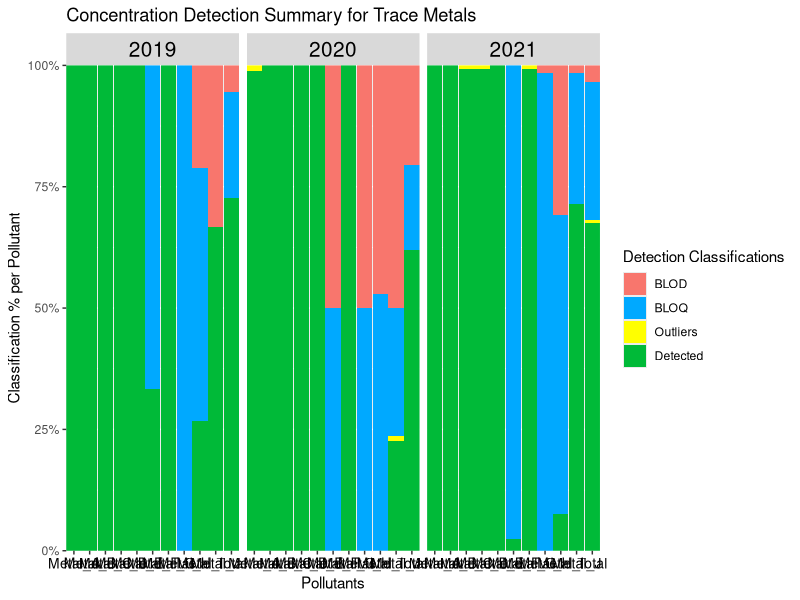
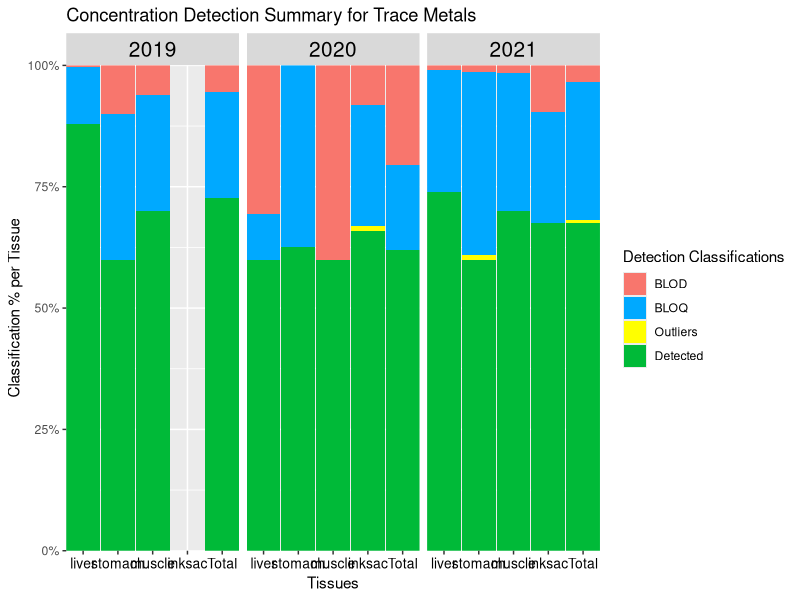
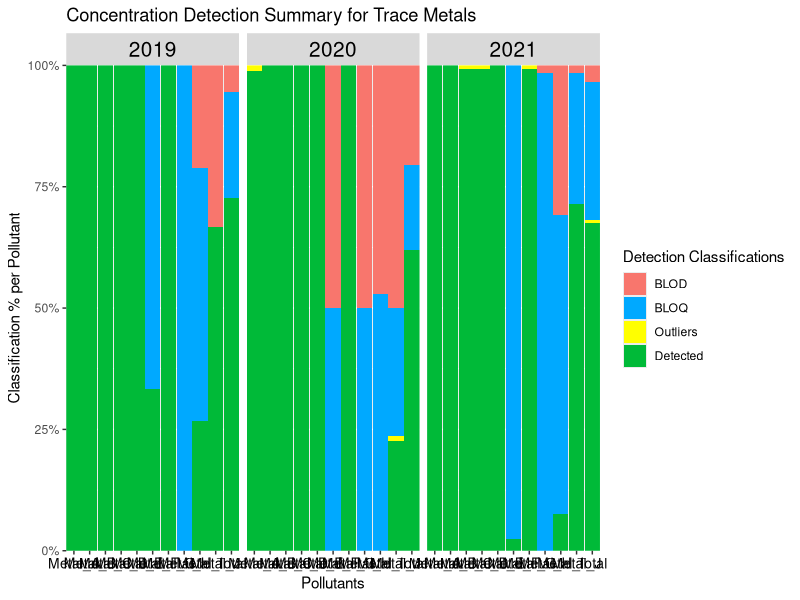
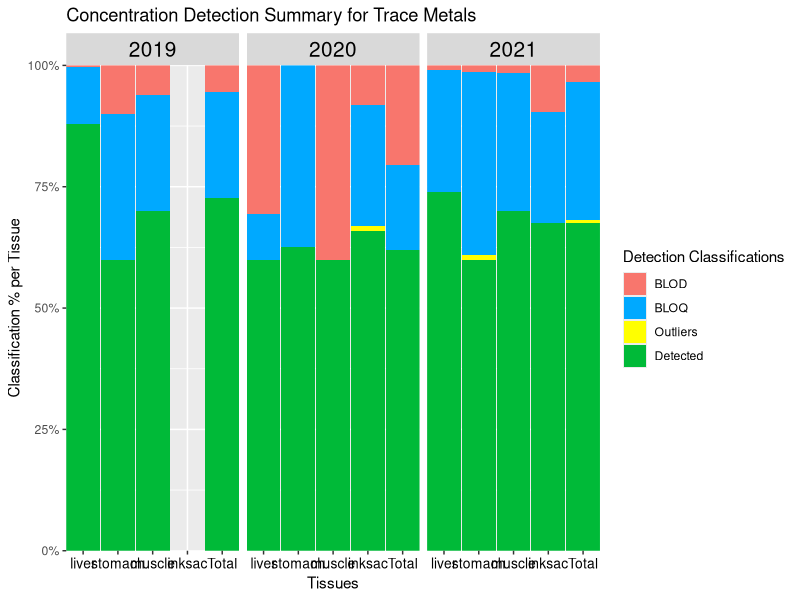

Here is the R script that generated these plots, in order:
#LOADING LIBRARIES----
library(ggplot2)  # For plotting graphs
library(grid) # for creating, modifying, and arranging graphical objects ("grobs") like text, lines, rectangles, and complex layouts.
library(dplyr) # for data manipulation
library(tidyr) # For a collection of R packages used for data manipulation and visualization.
library(stringr) # For String Manipulation
library(tibble) # for modern, user-friendly reimagining of data frames with better printing and subsetting features.
library(openxlsx) # for  reading, writing, and editing Excel files directly from R.



#Data Processor Function before doing analysis
#IT is recommended that the 'Keep_LOQ_values' argument remain as FALSE to remove all values below blank control (BB) or LOQ (BLOQ) to get a more accurate figure for the number of outliers within the dataset for the detection summary otherwise it will also classify values that are BB or BLOQ  as outliers leading to double counting.
process_dataset_for_detection_summary <- function(data, keep_LOQ_values=FALSE) {
  # Check if the dataset is Trace Metals.
  if (grepl("Metal", colnames(data)[16])) {
    
    # Processing for Trace Metals dataset
    data <- data %>%
      relocate(1:15, colnames(data)[16:25]) %>%
      mutate(across(4, ~ paste0(., ".")))  # Add "." to column 4
    
    # FUNCTIONS TO HELP MODIFY ID NUMBERS FOR FURTHER ANALYSIS (HM)
    ID_num_modifier <- function(x){#padding 0 to first two digits
      if (str_detect(substring(x[4],1,2),"\\.") == TRUE){ 
        modified_id=paste('0',substring(x[4],1,))
        modified_id<- gsub(" ", "",  modified_id)
        x[4] <- gsub(substring(x[4],1,), modified_id,  x[4])
      }
      return(x)
    }
    
    
    # Apply the 'ID_num_modifier' function and remove "." from the 'Area' column for data version 1 with numerical values as concentrationentrations
    data1 <- as.data.frame(t(apply(data, MARGIN = 1, ID_num_modifier)))
    data1$ID_num <- gsub("\\.", "", data1$ID_num)
    
    # Apply the 'ID_num_modifier' function and remove "." from the 'Area' column for data version 2 with classification groups (categorical values) representing concentration values
    data2 <- as.data.frame(t(apply(data, MARGIN = 1, ID_num_modifier)))
    data2$ID_num <- gsub("\\.", "", data2$ID_num)
    
    if(keep_LOQ_values == FALSE){
      cat("The LOQ values were replaced with 0.\n")
      # Replace "BLOQ" values with 0 in the relevant columns (16:25)
      data1[, 16:25] <- lapply(data1[, 16:25], gsub, pattern = ".*BLOQ.*", replacement = 0)
      data1[,c(16:25)] <- lapply(data1[,c(16:25)], gsub, pattern = ".*BB.*", replacement = 0)
      data1[,c(16:25)] <- lapply(data1[,c(16:25)], gsub, pattern = "^0$", replacement = 0)
      data1[,c(16:25)]  <- lapply(data1[,c(16:25)] , gsub, pattern = "N/A", replacement = 0)
      
      data2[,c(16:25)] <- lapply(data2[,c(16:25)], gsub, pattern = ".*BLOQ.*", replacement = 'BLOQ')
      data2[,c(16:25)] <- lapply(data2[,c(16:25)], gsub, pattern = ".*BB.*", replacement = 'BLOQ')
      data2[,c(16:25)] <- lapply(data2[,c(16:25)], gsub, pattern = "^0$", replacement = 'BLOD')
      data2[,c(16:25)]  <- lapply(data2[,c(16:25)] , gsub, pattern = "N/A", replacement = 'BLOD')
      data2[,c(16:25)] <- lapply(data2[,c(16:25)], gsub, pattern = "[0-9.]+", replacement = "Detected")
      return(list(dataset_with_numerical_values=data1, dataset_with_categorical_values=data2))
      
    }else{
      # Removing "BLOQ" and "BB" values in the relevant columns (16:25)
      data1[, 16:25] <- lapply(data1[, 16:25], gsub, pattern = " BLOQ", replacement = "")
      data1[,c(16:25)] <- lapply(data1[,c(16:25)], gsub, pattern = " BB", replacement = "")
      data1[,c(16:25)] <- lapply(data1[,c(16:25)], gsub, pattern = "^0$", replacement = 0)
      data1[,c(16:25)]  <- lapply(data1[,c(16:25)] , gsub, pattern = "N/A", replacement = 0)
      
      data2[,c(16:25)] <- lapply(data2[,c(16:25)], gsub, pattern = ".*BLOQ.*", replacement = 'BLOQ')
      data2[,c(16:25)] <- lapply(data2[,c(16:25)], gsub, pattern = ".*BB.*", replacement = 'BLOQ')
      data2[,c(16:25)] <- lapply(data2[,c(16:25)], gsub, pattern = "^0$", replacement = 'BLOD')
      data2[,c(16:25)]  <- lapply(data2[,c(16:25)] , gsub, pattern = "N/A", replacement = 'BLOD')
      data2[,c(16:25)] <- lapply(data2[,c(16:25)], gsub, pattern = "[0-9.]+", replacement = "Detected")
      
      process_with_user_input <- function() {
        # Ask the user if they want to keep LOQ values
        keep_loq <- readline(prompt = "Do you want to keep the original LOQ values? (yes/no): ")
        
        if (tolower(keep_loq) == "yes") {
          cat("You chose to keep LOQ values.\n")
          return("Keep LOQ") # Return a clear message indicating the choice
        } else if (tolower(keep_loq) == "no") {
          multiplier <- NA
          while (is.na(multiplier)) {
            user_input <- readline(prompt = "What number do you want to multiply the LOQ values by? ")
            multiplier <- suppressWarnings(as.numeric(user_input))
            
            if (is.na(multiplier)) {
              cat("Invalid input. Please enter a numeric value.\n")
            }
          }
          
          cat("You chose a multiplier of ", multiplier, ".\n")
          return(multiplier) # Return the chosen multiplier
        } else {
          cat("Invalid input. Please answer with 'yes' or 'no'.\n")
          return(NULL) # Return NULL for invalid input
        }
      }
      
      # To get user input for 
      user_choice <- process_with_user_input()
      
      # Modify "BLOQ" and "BB" values with userinput in the relevant columns (16:25)
      process_data <- function(data, multiplier) {
        # Validate user input
        if (is.na(multiplier)) {
          stop("Invalid multiplier. Please enter a numeric value.")
        }
        
        data1[, 16:25] <- lapply(16:25, function(index) {
          column <- data[[index]]  # Extract the column
          # Identify which values contain "BLOQ" or "BB"
          bloq_bb_mask <- grepl(" BLOQ| BB", column)
          # Remove "BLOQ" and "BB" text and convert to numeric
          cleaned_column <- suppressWarnings(as.numeric(gsub(" BLOQ| BB", "", column)))
          
          # Multiply only the masked values by the multiplier
          if (is.numeric(multiplier)) {
            cleaned_column[bloq_bb_mask] <- cleaned_column[bloq_bb_mask] * multiplier
          }
          
          # Return the updated column
          return(cleaned_column)
        })
        
        # Return the updated dataset
        return(list(dataset_with_numerical_values=data1, dataset_with_categorical_values=data2))
      }
      data1 <-process_data(data, user_choice)
      #return(list(dataset_with_numerical_values=data1, dataset_with_categorical_values=data2))
    }
    
  } else {
    # Processing for Organic Compounds dataset
    data <- data %>%
      relocate(Area, .after = ID_num) %>%
      mutate(across(4, ~ paste0(., ".")))  # Add "." to column 4
    
    # Convert column 6 to lowercase
    data[, 6] <- tolower(data[, 6])
    
    
    # FUNCTIONS TO HELP MODIFY ID NUMBERS FOR FURTHER ANALYSIS (HM)
    ID_num_modifier <- function(x){#padding 0 to first two digits
      if (str_detect(substring(x[4],1,2),"\\.") == TRUE){ 
        sk=paste('0',substring(x[4],1,))
        sk<- gsub(" ", "",  sk)
        x[4] <- gsub(substring(x[4],1,), sk,  x[4])
      }
      return(x)
    }
    
    # Apply the 'ID_num_modifier' function and remove "." from the 'Area' column for data version 1 with numerical values as concentrations
    data1 <- as.data.frame(t(apply(data, MARGIN = 1, ID_num_modifier)))
    data1$ID_num <- gsub("\\.", "", data1$ID_num)
    
    # Apply the 'ID_num_modifier' function and remove "." from the 'Area' column for data version 2 with classification groups representing concentration values
    data2 <- as.data.frame(t(apply(data, MARGIN = 1, ID_num_modifier)))
    data2$ID_num <- gsub("\\.", "", data2$ID_num)
    
    if(keep_LOQ_values == FALSE){
      cat("The LOQ values were replaced with 0.\n")
      # Replace "BLOQ", "N/A", and "0" values with 0 in the relevant columns (16:19)
      data1[, 16:19] <- lapply(data1[, 16:19], gsub, pattern = ".*BLOQ.*", replacement = 0)
      data1[, 16:19] <- lapply(data1[, 16:19], gsub, pattern = "N/A", replacement = 0)
      data1[, 16:19] <- lapply(data1[, 16:19], gsub, pattern = "^0$", replacement = 0)
      
      data2[,c(16:19)] <- lapply(data2[,c(16:19)], gsub, pattern = ".*BLOQ.*", replacement = 'BLOQ')
      data2[,c(16:19)] <- lapply(data2[,c(16:19)], gsub, pattern = "^0$", replacement = 'BLOD')
      data2[,c(16:19)]  <- lapply(data2[,c(16:19)] , gsub, pattern = "N/A", replacement = 'BLOD')
      data2[,c(16:19)] <- lapply(data2[,c(16:19)], gsub, pattern = "[0-9.]+", replacement = "Detected")
      
      return(list(dataset_with_numerical_values=data1, dataset_with_categorical_values=data2))
      
    }else{
      # Removing "BLOQ" and  values in the relevant columns (16:19)
      data1[, 16:19] <- lapply(data1[, 16:19], gsub, pattern = " BLOQ", replacement = "")
      data1[, 16:19] <- lapply(data1[, 16:19], gsub, pattern = "N/A", replacement = 0)
      data1[, 16:19] <- lapply(data1[, 16:19], gsub, pattern = "^0$", replacement = 0)
      
      data2[,c(16:19)] <- lapply(data2[,c(16:19)], gsub, pattern = ".*BLOQ.*", replacement = 'BLOQ')
      data2[,c(16:19)] <- lapply(data2[,c(16:19)], gsub, pattern = "^0$", replacement = 'BLOD')
      data2[,c(16:19)]  <- lapply(data2[,c(16:19)] , gsub, pattern = "N/A", replacement = 'BLOD')
      data2[,c(16:19)] <- lapply(data2[,c(16:19)], gsub, pattern = "[0-9.]+", replacement = "Detected")
      
      process_with_user_input <- function() {
        # Ask the user if they want to keep LOQ values
        keep_loq <- readline(prompt = "Do you want to keep LOQ values? (yes/no): ")
        
        if (tolower(keep_loq) == "yes") {
          cat("You chose to keep LOQ values.\n")
          return("Keep LOQ") # Return a clear message indicating the choice
        } else if (tolower(keep_loq) == "no") {
          multiplier <- NA
          
          while (is.na(multiplier)) {
            user_input <- readline(prompt = "What number do you want to multiply the LOQ values by? ")
            multiplier <- suppressWarnings(as.numeric(user_input))
            
            if (is.na(multiplier)) {
              cat("Invalid input. Please enter a numeric value.\n")
            }
          }
          
          cat("You chose a multiplier of ", multiplier, ".\n")
          return(multiplier) # Return the chosen multiplier
        } else {
          cat("Invalid input. Please answer with 'yes' or 'no'.\n")
          return(NULL) # Return NULL for invalid input
        }
      }
      
      # To get user input for 
      user_choice <- process_with_user_input()
      
      # Modify "BLOQ" and "BB" values with userinput in the relevant columns (16:25)
      process_data <- function(data, multiplier) {
        # Validate user input
        if (is.na(multiplier)) {
          stop("Invalid multiplier. Please enter a numeric value.")
        }
        data1[, 16:19] <- lapply(16:19, function(index) {
          column <- data[[index]]  # Extract the column
          # Identify which values contain "BLOQ" or "BB"
          bloq_bb_mask <- grepl(" BLOQ| BB", column)
          # Remove "BLOQ" and "BB" text and convert to numeric
          cleaned_column <- suppressWarnings(as.numeric(gsub(" BLOQ| BB", "", column)))
          
          # Multiply only the masked values by the multiplier
          if (is.numeric(multiplier)) {
            cleaned_column[bloq_bb_mask] <- cleaned_column[bloq_bb_mask] * multiplier
          }
          
          # Return the updated column
          return(cleaned_column)
        })
        # Return the updated dataset
        return(list(dataset_with_numerical_values=data1, dataset_with_categorical_values=data2))
      }
      data1 <-process_data(data, user_choice)
      #return(list(dataset_with_numerical_values=data1, dataset_with_categorical_values=data2))
    }
  }
}


# Data Processing for Trace Metals dataset
tracemetals_data <- read.csv("Squid_Concentration_Analysis/1-Data_Preprocessing/Final_Results_For_Analysis/Final_TMresults_mgkg.csv", header = TRUE)
datasets_for_trace_metals <- process_dataset_for_detection_summary(tracemetals_data, keep_LOQ_values = FALSE) 


# Data Processing for Organic Compounds dataset
organiccompounds_data <- read.csv("Squid_Concentration_Analysis/1-Data_Preprocessing/Final_Results_For_Analysis/Final_OCresults_mgkg.csv", header = TRUE)
datasets_for_organic_compounds <- process_dataset_for_detection_summary(organiccompounds_data, keep_LOQ_values = FALSE)




#HELPER FUNCTIONS FOR PROCESSING DATA

#This helper function iterates through the dataset_for_numerical_values_per_tissue by row in the concentration column. If the concentration is three times the mean of the other concentrations within that dataset then it is flagged as an outlier. It also counts the number of outliers for each tissue in each year. 
#x=dataset_for_numerical_values_per_tissue which has already been subsetted per pollutant 
#y=input_dataset_numerical_values which is the initial dataset loaded before being subsetted.
outliercheck <- function(x, y){
  if (grepl("Metal", colnames(y)[16])) {
    column_range <- 16:25
    z<-y
  }else{
    column_range <- 16:19
    z<-y
  }
  
  #preparing empty lists to store results
  list0 <- list()
  list0names <- c()
  count_outliers<- c()
  
  #For loop iterates over dataset_for_numerical_values_per_tissue to find outlier based on compliance check. It iterates over each value within that dataset and if the value is three times the mean of the other values within that dataset then it is flagged as an outlier.
  for (row in 1:nrow(x)){
    if((as.numeric(x[row,'concentration']))>(3*mean(as.numeric(x[-row,'concentration'])))){
      count_outliers <- append(count_outliers, 1)
      x[row,'outlier'] <- 'yes'
    }else{
      count_outliers <- append(count_outliers, 0)
      x[row,'outlier'] <- 'no'
    }
  }
  
  #This dataset gives the  number of outliers for each tissue per pollutant and labelled as outlier count.
  final_count_outliers <- sum(count_outliers)
  list0<-append(list(final_count_outliers),list0, 0)
  name0 <- paste("summarized_categorical_values_1", sep = "")
  list0names <- append(list0names,name0)
  
  #This dataset tells you which value within the subsetted dataset is considered an outlier based on the rules set.
  list0<-append(list(x),list0, 0)
  name0 <- paste("outlier_detection_dataset1", sep = "")
  list0names <- append(list0names,name0)
  
  
  #NEED TO RECHECK THIS BECAUSE I MIGHT NOT NEED IT
  list0<-append(list(z),list0, 0)
  name0 <- paste("partial_input_dataset", sep = "")
  list0names <- append(list0names,name0)
  
  #Returning list to be further processsed
  return(outlier_dataset_list=list0)
}


#This helper function iterates uses the data_list input and subsets both the numerical and categoral datasets per year, pollutant and tissue for detailed processing of data distribution which includes summarizing the data per year, tissue and pollutant to find out which and how many of the concentration values using the classification categories (detected, below limit of quantification (BLOQ) and below limit of detection (BLOD) and Below blank control (BB)). In addition it uses the outliercheck function to detect and summarize the number of outliers in each subsetted dataset and returns summarized dataframes showing the detected outlier values and final datasets where the outliers are removed or not based on the users preference. It also returns the summarized categorical dataset showing the number of values for each category per year, pollutant and tissue.
summarizing_and_subsetting_datasets <- function (x, y, classification_categories, status_levels, column_range){
  
  
  #LOADING INPUT DATASETS
  #Loading datasets from lists to be subsetted later for data distribution processing
  Subset_of_dataset_with_numerical_values <- x[,c(column_range,1,3,6)]
  Subset_of_dataset_with_categorical_values <- y[,c(column_range,1,3,6)]
  
  
  
  input_dataset_numerical_values<-x #saving the dataset_with_numerical_values as the input dataset for outliercheck and fiinal_dataset creation
  #print(input_dataset_numerical_values)
  
  #loading classification categories
  {if(!is.na(classification_categories[1]))category1<-(classification_categories[1])}
  {if(!is.na(classification_categories[2]))category2<-(classification_categories[2])}
  {if(!is.na(classification_categories[3]))category3<-(classification_categories[3])}
  
  
  #HOUSEKEEPING BEFORE PROCESSING
  #Getting column names from datasets
  column_names <- colnames(input_dataset_numerical_values)[column_range]
  
  
  
  #arranging tissues into a vector specifically to rank them accoriding to toxicity (from tissue with highest toxicity to lowest)
  tissues <- c('liver', 'stomach', 'muscle', 'inksac')
  
  #Saving years as levels for for loop
  years <- levels(factor(input_dataset_numerical_values[,3]))
  
  #Changing loaded datasets to long format for further processing
  long_dataset_with_categorical_values <- Subset_of_dataset_with_categorical_values %>% pivot_longer(all_of(column_names), names_to = "pollutant", values_to = "status")
  
  long_dataset_with_numerical_values_no_zero <- Subset_of_dataset_with_numerical_values %>% pivot_longer(all_of(column_names), names_to = "pollutant", values_to = "concentration")%>%subset(concentration !=0)
  
  
  #CREATING EMPTY DATAFRAMES
  #Empty dataframe to store the accumulated yearly total for the categorical values to be visualized later
  summarized_categorical_values_full <- data.frame(matrix(ncol=8, nrow = 0), check.names = FALSE)
  colnames(summarized_categorical_values_full)<-c('year', 'pollutant', 'Tissue', 'Total_N', classification_categories, 'Outliers')
  
  #Empty dataset for outlier detection using numerical dataset
  full_dataset_for_outlier_detection_using_numerical_values <- data.frame(matrix(ncol=5, nrow = 0), check.names = FALSE)
  colnames(full_dataset_for_outlier_detection_using_numerical_values)<-c('year','Tissue', 'pollutant', 'concentration', 'outlier')
  
  #Empty dataset for outlier count.
  summarized_categorical_values_1 <- data.frame(matrix(ncol=8, nrow = 0), check.names = FALSE)
  colnames(summarized_categorical_values_1)<-c('year', 'pollutant', 'Tissue', 'Total_N', classification_categories, 'Outliers')
  
  
  #Empty dataset for accumulated input dataset.
  full_input_dataset <- data.frame(matrix(ncol=ncol(input_dataset_numerical_values), nrow = 0), check.names = FALSE)
  colnames(full_input_dataset)<-colnames(input_dataset_numerical_values)
  
  
  
  #SUBSETTING INPUT DATASETS
  for (h in 1:length(years)){ 
    year <- years[h] 
    # This empty dataset was constructed to record the yearly total for the categorical values to be visualized later
    summarized_categorical_values_1 <- data.frame(matrix(ncol=8, nrow = 0), check.names = FALSE)
    colnames(summarized_categorical_values_1)<-c('year', 'pollutant', 'Tissue', 'Total_N', classification_categories, 'Outliers')
    
    #Empty dataframes for accumulated categirical data
    summarized_categorical_values_2_accumulated <- data.frame(matrix(ncol=8, nrow = 0), check.names = FALSE)
    colnames(summarized_categorical_values_2_accumulated)<-c('year', 'pollutant', 'Tissue', 'Total_N', classification_categories, 'Outliers')
    
    
    long_dataset_with_categorical_values_per_year <-as.data.frame(filter(long_dataset_with_categorical_values, Year==year))
    long_dataset_with_numerical_values_per_year<-as.data.frame(filter(long_dataset_with_numerical_values_no_zero, Year==year))
    
    # Used to subset categorical and numerical datasets per pollutant
    for (i in 1:length(column_names)) {
      pollutant_name <- column_names[i] 
      #Empty dataset for outlier detection using numerical dataset
      outlier_detection_using_numerical_values <- data.frame(matrix(ncol=5, nrow = 0), check.names = FALSE)
      colnames(outlier_detection_using_numerical_values) <-c('year','Tissue', 'pollutant', 'concentration', 'outlier')
      
      
      dataset_for_categorical_values_per_pollutant <-as.data.frame(filter(long_dataset_with_categorical_values_per_year, pollutant==pollutant_name))
      dataset_for_numerical_values_per_pollutant <-as.data.frame(filter(long_dataset_with_numerical_values_per_year, pollutant== pollutant_name))
      
      
      # Used to subset categorical and numerical datasets per tissue
      for(j in 1:length(tissues)){ 
        tissue_name <- tissues[j] 
        dataset_for_categorical_values_per_tissue<-as.data.frame(filter(dataset_for_categorical_values_per_pollutant, Tissue==tissue_name))
        dataset_for_numerical_values_per_tissue<-as.data.frame(filter(dataset_for_numerical_values_per_pollutant, Tissue==tissue_name)%>%mutate(outlier=NA))
        
        
        #summarizing dataset based on the count of each classification category with the final column as the sum of the outlier for the detected values using dataset_for_numerical_values_per_tissue   
        summarized_categorical_values_1[1,1] <- year
        summarized_categorical_values_1[1,2] <- pollutant_name
        summarized_categorical_values_1[1,3] <- tissue_name
        summarized_categorical_values_1[1,4] <- nrow(dataset_for_categorical_values_per_tissue)
        summarized_categorical_values_1[1,5] <- sum(str_count(dataset_for_categorical_values_per_tissue$status,category1))
        summarized_categorical_values_1[1,6] <- sum(str_count(dataset_for_categorical_values_per_tissue$status,fixed(category2)))
        summarized_categorical_values_1[1,7] <- sum(str_count(dataset_for_categorical_values_per_tissue$status,category3))
        # This "if function" is mainly used to accommodate datasets after being subsetted for tissue with at least one or no entries. for example; inksac in 2019.
        if(nrow(dataset_for_numerical_values_per_tissue)>1){
          summarized_categorical_values_1[1,8] <- outliercheck(x=dataset_for_numerical_values_per_tissue, y=input_dataset_numerical_values)[[1]]
          outlier_detection_dataset1 <- outliercheck(x=dataset_for_numerical_values_per_tissue, y=input_dataset_numerical_values)[[2]]
          outlier_detection_using_numerical_values <- rbind(outlier_detection_using_numerical_values, outlier_detection_dataset1)
          partial_input_dataset <- outliercheck(x=dataset_for_numerical_values_per_tissue, y=input_dataset_numerical_values)[[3]]
          full_input_dataset <- rbind(full_input_dataset, partial_input_dataset)
        
        }else{ #If the number of rows for dataset_for_numerical_values_per_tissue is less than 1 then we run below code
          summarized_categorical_values_1[1,8] <- 0 #put 0 for last column in summarized_categorical_values_1 dataset
 
          #Reconstruct the dataset_for_numerical_values_per_tissue to record the dearth in data for this tissue.
          dataset_for_numerical_values_per_tissue[ 1,'Year'] <- paste(year)
          dataset_for_numerical_values_per_tissue[ 1,'pollutant'] <- paste(pollutant_name)
          dataset_for_numerical_values_per_tissue[ 1,'Tissue'] <- paste(tissue_name)
          
          #If the dataset_for_numerical_values_per_tissue has atleast 1 row then we just keep the concentration
          if(nrow(dataset_for_numerical_values_per_tissue)==1){
            dataset_for_numerical_values_per_tissue[1,'concentration'] <- paste(dataset_for_numerical_values_per_tissue[,'concentration'])
          }else{ #If the dataset_for_numerical_values_per_tissue has no rows then we put the concentration as 0
            dataset_for_numerical_values_per_tissue[ 1,'concentration'] <- 0 
          }
          #Whether the dataset_for_numerical_values_per_tissue has 1 or no rows then we record in the last column that there are no outliers sinc there will be no other values to compare that one value of no values with.
          dataset_for_numerical_values_per_tissue[ 1,'outlier'] <- 'no'
          
          #Accumulating the dataset_for_numerical_values_per_tissue for a final dataset for all tissues
          outlier_detection_using_numerical_values <- rbind(outlier_detection_using_numerical_values, dataset_for_numerical_values_per_tissue)
          
        }
        #Accumulating the summarized_categorical_values_1 dataset for a final dataset for all tissues
        summarized_categorical_values_2_accumulated <- rbind(summarized_categorical_values_2_accumulated,summarized_categorical_values_1)
        
      } #Tissue
      #Accumulating the outlier_detection_using_numerical_values dataset for a final dataset for all tissues
      
      full_dataset_for_outlier_detection_using_numerical_values <- rbind(full_dataset_for_outlier_detection_using_numerical_values, outlier_detection_using_numerical_values)
      
      
    }# pollutants
    summarized_categorical_values_full <- rbind(summarized_categorical_values_full,summarized_categorical_values_2_accumulated)
    
    summarized_categorical_values_yearly_total <- data.frame(matrix(ncol=8, nrow = 0), check.names = FALSE)
    colnames(summarized_categorical_values_yearly_total)<-c('year', 'pollutant', 'Tissue', 'Total_N',classification_categories, 'Outliers')
    
    #summarizing datasets based on the count of each classification category using the long_dataset_with_categorical_values_per_year for the yearly categorical values 
    summarized_categorical_values_yearly_total[1,1] <- year
    summarized_categorical_values_yearly_total[1,2] <- 'Total'
    summarized_categorical_values_yearly_total[1,3] <- 'Total'
    summarized_categorical_values_yearly_total[1,4] <- nrow(long_dataset_with_categorical_values_per_year) 
    summarized_categorical_values_yearly_total[1,5] <- sum(str_count(long_dataset_with_categorical_values_per_year$status,category1))
    summarized_categorical_values_yearly_total[1,6] <- sum(str_count(long_dataset_with_categorical_values_per_year$status,fixed(category2)))
    summarized_categorical_values_yearly_total[1,7] <- sum(str_count(long_dataset_with_categorical_values_per_year$status,category3))
    summarized_categorical_values_yearly_total[1,8] <- sum(as.numeric(summarized_categorical_values_full$Outliers))
    #Accumulating the summarized_categorical_values_yearly_total for each year into one dataset.
    summarized_categorical_values_full <- rbind(summarized_categorical_values_full, summarized_categorical_values_yearly_total)
  } #years
  summarized_categorical_values_full1 <- summarized_categorical_values_full
  
  for(row in 1:nrow(summarized_categorical_values_full1)) {
    summarized_categorical_values_full1[row,'Detected'] <- summarized_categorical_values_full1[row,'Detected']-summarized_categorical_values_full1[row,'Outliers']
  }
  status_levels<- status_levels
  final_dataset_categorical_values<- summarized_categorical_values_full1 %>% pivot_longer(all_of(status_levels), names_to = "status", values_to = "values")
  
  
  
  final_dataset_for_plotting_by_tissue <- final_dataset_categorical_values %>%group_by(status, Tissue,pollutant, year) %>%mutate(Percentage = (values/Total_N)* 100) #correct (status, Tissue,pollutant, year)
  
  
  final_dataset_for_plotting_by_pollutants <- final_dataset_categorical_values %>%
    filter(!(Tissue == "inksac" & year == 2019)) %>%  # Remove rows with inksacs and 2019
    group_by(status,pollutant, year) %>%
    mutate(Percentage = (values / Total_N) * 100)
  
  final_dataset_for_plotting_by_tissue[is.na(final_dataset_for_plotting_by_tissue) | final_dataset_for_plotting_by_tissue < 0] = 0
  
  final_dataset_for_plotting_by_pollutants[is.na(final_dataset_for_plotting_by_pollutants) | final_dataset_for_plotting_by_pollutants < 0] = 0

  
  print('Below are the final results from summarizing_and_subsetting_datasets function')
  cat("\n")
  print('This dataset is called summarized_categorical_values_full')
  print(head(summarized_categorical_values_full,10))
  cat("\n")
  cat("\n")
  print('This dataset is called outlier_detection_using_numerical_value')
  print(head(outlier_detection_using_numerical_values,10))
  cat("\n")
  cat("\n")
  print('This dataset is called final_dataset_for_plotting_by_tissues')
  print(head(as.data.frame(final_dataset_for_plotting_by_tissue),10))
  cat("\n")
  cat("\n")
  print('This dataset is called final_dataset_for_plotting_by_pollutants')
  print(head(as.data.frame(final_dataset_for_plotting_by_pollutants),10))
  
  return(list (detection_summary_count=summarized_categorical_values_full, full_dataset_for_outlier_detection_using_numerical_values=full_dataset_for_outlier_detection_using_numerical_values,input_dataset_numerical_values=input_dataset_numerical_values, final_dataset_for_plotting_by_tissue=final_dataset_for_plotting_by_tissue, final_dataset_for_plotting_by_pollutants=final_dataset_for_plotting_by_pollutants))
}


#This helper function iterates through the outlier_detection_using_numerical_values dataset by row. If the outlier column says yes then it picks out the pollutant for that row to match it with the column name from the input_dataset_numerical_values. When it matches based on the same ID, Year and Tissues and if the user chooses keep the outliers in the dataset, they can do so or replace the outliers with 0 and return a new dataset.
#x=outlier_detection_using_numerical_values 
#y=input_dataset_numerical_values
final_dataset_numerical_values <- function(data_list, keep_outliers, column_range){
  
  #LOADING DATASETS FOR PROCESSING 
  outlier_detection_using_numerical_values <-data_list$full_dataset_for_outlier_detection_using_numerical_values
  input_dataset_numerical_values <-data_list$input_dataset_numerical_values
  #FOR LOOP USED TO PROCESS FINAL DATASET
  for (value in 1:nrow(outlier_detection_using_numerical_values)){
    if(outlier_detection_using_numerical_values[value,'outlier']=='yes'){
      contaminant <- unique(outlier_detection_using_numerical_values[value,'pollutant'])
      for(column_index in 1:length(column_range)){
        if(colnames(input_dataset_numerical_values)[column_index+15]!= contaminant){
          next
        }else{
          for (row in 1:nrow(input_dataset_numerical_values)){
            if(outlier_detection_using_numerical_values[value,'ID']==input_dataset_numerical_values[row,'ID'] & outlier_detection_using_numerical_values[value,'Year']==input_dataset_numerical_values[row,'Year'] & outlier_detection_using_numerical_values[value,'Tissue']==input_dataset_numerical_values[row,'Tissue']){
              if (keep_outliers == FALSE){
                input_dataset_numerical_values[row,column_index+15] <- 0
                final_dataset_for_numerical_values <- input_dataset_numerical_values
              }else{
                input_dataset_numerical_values[row,column_index+15]<-input_dataset_numerical_values[row,column_index+15]
                final_dataset_for_numerical_values <- input_dataset_numerical_values
                
              }
              
              final_dataset_for_numerical_values <- input_dataset_numerical_values
            }else{ #If the IDs, Year and Tissue are not equal to each other then it goes to the value in the input_dataset_numerical_values until the IDs, Year and Tissue match up with those from the outlier_detection_using_numerical_values
              next
            }
          }
        }
      }
    }else{ #If outlier is not equal to 'yes' then it goes to the next value 
      next
    }
    
  }
  return(final_dataset_for_numerical_values)
}


#This helper function plots the data distribution for visualization purposes.
visualization <- function(data_list1){
  
  #LOADING DATASET FOR PLOTTING
  final_dataset_for_plotting_by_tissue <- data_list1$final_dataset_for_plotting_by_tissue #Loading dataset for plotting distribution by tissues
  
  final_dataset_for_plotting_by_pollutants <- data_list1$final_dataset_for_plotting_by_pollutants #Loading dataset for plotting distribution by pollutants
  
  #Preparing empty lists to store results
  list0 <- list()
  list0names <- c()
  
  #Used to create plots
  if (grepl("Metal", final_dataset_for_plotting_by_pollutants[1,'pollutant'])) {
    status_levels<- c('BLOD','BLOQ','Outliers','Detected')
    Colors <-setNames( c('#F8766D','#00A9FF','yellow','#00BA38'),status_levels)
    pollutant_levels <- c("Metal_A","Metal_B","Metal_C","Metal_D","Metal_E","Metal_F","Metal_G","Metal_H","Metal_I","Metal_J", "Total")
    
    plot_pollutants <-ggplot(final_dataset_for_plotting_by_pollutants, aes(x = factor(pollutant, levels = pollutant_levels), y = Percentage, fill= factor(status, levels = status_levels))) + geom_bar(stat="summary", width=0.97) + scale_fill_manual(values=Colors)+
      coord_cartesian(expand = FALSE)+
      labs(title = paste('Concentration Detection Summary for Trace Metals',sep =" "),
           y = "Classification % per Pollutant", x = "Pollutants", fill= 'Detection Classifications')+
      #scale_fill_manual(values=Colors)+
      scale_y_continuous(labels = function(x) paste0(x, "%"))+
      facet_wrap(vars(year), scales ="free_x", ncol=3, drop = FALSE)+ theme(strip.text = element_text(size = 15, colour = 'black'), axis.text.x = element_text(size = 10, colour = 'black'))
    print(plot_pollutants)
    list0<-append(list(plot_pollutants),list0, 0)
    name0 <- paste("Concentration_Detection_Summary_using_pollutants", sep = "")
    list0names <- append(list0names,name0)
    
    status_levels<- c('BLOD','BLOQ','Outliers','Detected')
    Colors <-setNames( c('#F8766D','#00A9FF','yellow','#00BA38'),status_levels)
    tissue_levels <- c("liver","stomach","muscle","inksac","Total")
    plot_tissues <-ggplot(final_dataset_for_plotting_by_tissue, aes(x = factor(Tissue, levels = tissue_levels), y = Percentage, fill= factor(status, levels = status_levels))) + geom_bar(stat="summary", width=0.97) + scale_fill_manual(values=Colors)+
      coord_cartesian(expand = FALSE)+
      labs(title = paste('Concentration Detection Summary for Trace Metals',sep =" "),
           y = "Classification % per Tissue", x = "Tissues", fill= 'Detection Classifications')+
      #scale_fill_manual(values=Colors)+
      scale_y_continuous(labels = function(x) paste0(x, "%"))+
      facet_wrap(vars(year), scales ="free_x", ncol=3, drop = FALSE)+ theme(strip.text = element_text(size = 15, colour = 'black'), axis.text.x = element_text(size = 10, colour = 'black'))
    print(plot_tissues)
    list0<-append(list(plot_tissues),list0, 0)
    name0 <- paste("Concentration_Detection_Summary_using_tissues", sep = "")
    list0names <- append(list0names,name0)
  }else{
    status_levels<- c('BLOD','BLOQ','Outliers','Detected')
    Colors <-setNames( c('#F8766D','#00A9FF','yellow','#00BA38'),status_levels)
    pollutant_levels <- c("Organic_A","Organic_B","Organic_C","Organic_D","Total")
    
    plot_pollutants <-ggplot(final_dataset_for_plotting_by_pollutants, aes(x = factor(pollutant, levels = pollutant_levels), y = Percentage, fill= factor(status, levels = status_levels))) + geom_bar(stat="summary", width=0.97) + scale_fill_manual(values=Colors)+
      coord_cartesian(expand = FALSE)+
      labs(title = paste('Concentration Detection Summary for Organic Compounds',sep =" "),
           y = "Classification % per Pollutant", x = "Pollutants", fill= 'Detection Classifications')+
      #scale_fill_manual(values=Colors)+
      scale_y_continuous(labels = function(x) paste0(x, "%"))+
      facet_wrap(vars(year), scales ="free_x", ncol=3, drop = FALSE)+ theme(strip.text = element_text(size = 15, colour = 'black'), axis.text.x = element_text(size = 10, colour = 'black'))
    print(plot_pollutants)
    list0<-append(list(plot_pollutants),list0, 0)
    name0 <- paste("Concentration_Detection_Summary_using_pollutants", sep = "")
    list0names <- append(list0names,name0)
    
    status_levels<- c('BLOD','BLOQ','Outliers','Detected')
    Colors <-setNames( c('#F8766D','#00A9FF','yellow','#00BA38'),status_levels)
    tissue_levels <- c("liver","stomach","muscle","inksac","Total")
    plot_tissues <-ggplot(final_dataset_for_plotting_by_tissue, aes(x = factor(Tissue, levels = tissue_levels), y = Percentage, fill= factor(status, levels = status_levels))) + geom_bar(stat="summary", width=0.97) + scale_fill_manual(values=Colors)+
      coord_cartesian(expand = FALSE)+
      labs(title = paste('Concentration Detection Summary for Organic Compounds',sep =" "),
           y = "Classification % per Tissue", x = "Tissues", fill= 'Detection Classifications')+
      #scale_fill_manual(values=Colors)+
      scale_y_continuous(labels = function(x) paste0(x, "%"))+
      facet_wrap(vars(year), scales ="free_x", ncol=3, drop = FALSE)+ theme(strip.text = element_text(size = 15, colour = 'black'), axis.text.x = element_text(size = 10, colour = 'black'))
    print(plot_tissues)
    list0<-append(list(plot_tissues),list0, 0)
    name0 <- paste("Concentration_Detection_Summary_using_tissues", sep = "")
    list0names <- append(list0names,name0)
  }  
  
  names(list0) <- list0names
  return(data_distribution_plots=list0)
}


#This main Function incorporates all the previous functions to help  process the data and create the tables and graphs needed to visualize and interpret the data distribution. The keep_outliers argument is for the final updated dataset. If it is 'FALSE' then it replaces the outliers with 0 in the updated final dataset. If 'TRUE' then it keeps the outliers. 
detection_summary <- function(data_list, keep_outliers){
  
  dataset_with_categorical_values <- data_list$dataset_with_categorical_values
  dataset_with_numerical_values <- data_list$dataset_with_numerical_values
  
  keep_outliers
  
  x <- data_list$dataset_with_categorical_values
  
  if (grepl("Metal", colnames(x)[16])) {
    
    column_range <- 16:25
    
    classification_categories <- c('BLOD',"BLOQ",'Detected')
    
    status_levels <- c('BLOD',"BLOQ", 'Outliers', 'Detected')
    
    data_list1 <- summarizing_and_subsetting_datasets(dataset_with_numerical_values, dataset_with_categorical_values, classification_categories, status_levels, column_range)
    
    new_dataset <- final_dataset_numerical_values(data_list1, keep_outliers, column_range)
    
    graph <- visualization (data_list1)
    
  }else{
    
    column_range <- 16:19
    
    classification_categories <- c('BLOD',"BLOQ",'Detected')
    
    status_levels <- c('BLOD',"BLOQ", 'Outliers', 'Detected')
    
    #Loading datasets from lists to be subsetted later for data distribution processing
    dataset_with_categorical_values <- data_list$dataset_with_categorical_values
    dataset_with_numerical_values <- data_list$dataset_with_numerical_values
    
    data_list1 <- summarizing_and_subsetting_datasets(x=dataset_with_numerical_values, y=dataset_with_categorical_values, classification_categories, status_levels, column_range)
    
    new_dataset <- final_dataset_numerical_values(data_list1, keep_outliers, column_range)
    
    graph <- visualization (data_list1)
    
  }
  return(list (summarized_and_subsetted_datasets=data_list1, #summarized and subsetted the datasets finding the outliers and counting the classification categories for each pollutant in each year and for each tissue.  
               updated_dataset_of_numerical_values=new_dataset, #if outliers are chosen to be removed then all the outliers in the updated dataset will be zero
               detection_summary_graph=graph))
}

detection_summaries <- detection_summary(datasets_for_trace_metals, keep_outliers=TRUE)

#Below code saves multiple plots and data table into individual PNG files and excel files for Trace metals and organic compounds. It loops through the list of plots and and for each plot it extracts its name, and the plot then saves it in one .png file using grid.draw() and the data tables are also saved as in the same file as an execel worksheet in an excel workbook. Then the excel uses VBA to produce a pdf of the respective data table.
save_detection_summary_outputs <- function(detection_summary_list) {
  
  # Extract plot and data
  graph_list <- detection_summary_list[["detection_summary_graph"]]
  df <- detection_summary_list[["summarized_and_subsetted_datasets"]][["detection_summary_count"]]
  
  # Get plot data for pollutant type check
  example_plot_data <- graph_list[["Concentration_Detection_Summary_using_pollutants"]][[1]]
  pollutant_types <- unique(example_plot_data$pollutant)
  
  # Decide output folder and Excel file path
  if (any(grepl("Metal", pollutant_types))) {
    output_folder <- "Squid_Concentration_Analysis/2-Detection_summary/Detection_summary_plots_and_tables/Trace_metals"
    excel_file <- file.path(output_folder, "detection_summary_count_tm.xlsm")
  } else {
    output_folder <- "Squid_Concentration_Analysis/2-Detection_summary/Detection_summary_plots_and_tables/Organic_compounds"
    excel_file <- file.path(output_folder, "detection_summary_count_oc.xlsm")
  }
  
  # Create output folder if needed
  if (!dir.exists(output_folder)) {
    dir.create(output_folder, recursive = TRUE)
  }
  
  # Save plots as PNG
  for (plot_name in names(graph_list)) {
    plot_obj <- graph_list[[plot_name]]
    
    # Unwrap if nested
    if (is.list(plot_obj) && inherits(plot_obj[[1]], "gg")) {
      plot_obj <- plot_obj[[1]]
    }
    
    if (!inherits(plot_obj, "gg")) {
      cat("⚠️ Skipping", plot_name, "- not a ggplot object.\n")
      next
    }
    
    tryCatch({
      png_path <- file.path(output_folder, paste0(plot_name, ".png"))
      png(png_path, width = 1400, height = 800)
      grid.draw(ggplotGrob(plot_obj))
      dev.off()
      cat("✅ Plot saved:", png_path, "\n")
    }, error = function(e) {
      cat("⚠️ Error saving", plot_name, ":", e$message, "\n")
    })
  }
  
  # Save detection summary data to Excel
  sheet_name <- "summary"
  
  if (file.exists(excel_file)) {
    wb <- loadWorkbook(excel_file)
    
    existing_sheets <- tolower(names(wb))
    if (sheet_name %in% existing_sheets) {
      removeWorksheet(wb, names(wb)[which(existing_sheets == sheet_name)])
    }
  } else {
    wb <- createWorkbook()
  }
  
  addWorksheet(wb, sheet_name)
  writeData(wb, sheet_name, df)
  saveWorkbook(wb, file = excel_file, overwrite = TRUE)
  
  cat("✅ Data saved to Excel:", excel_file, "\n")
}
#Calling save_graphs function:
save_detection_summary_outputs(detection_summaries)
